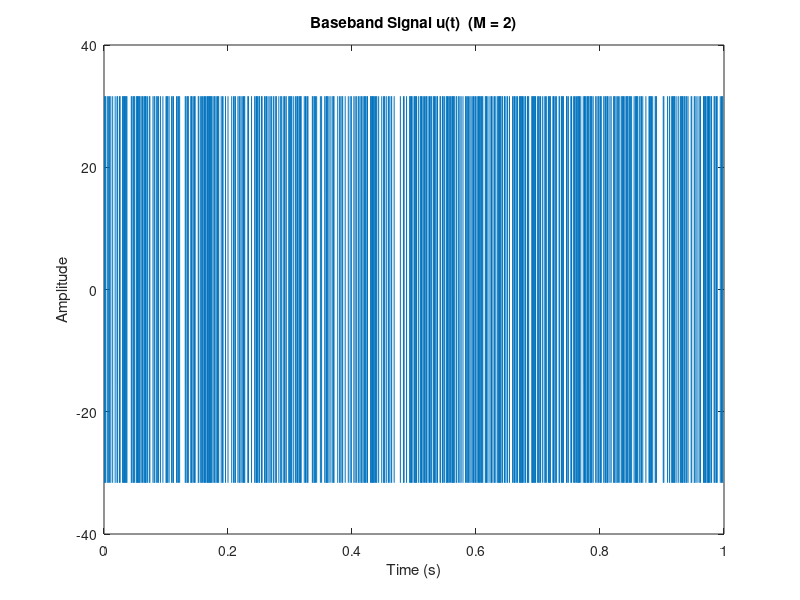
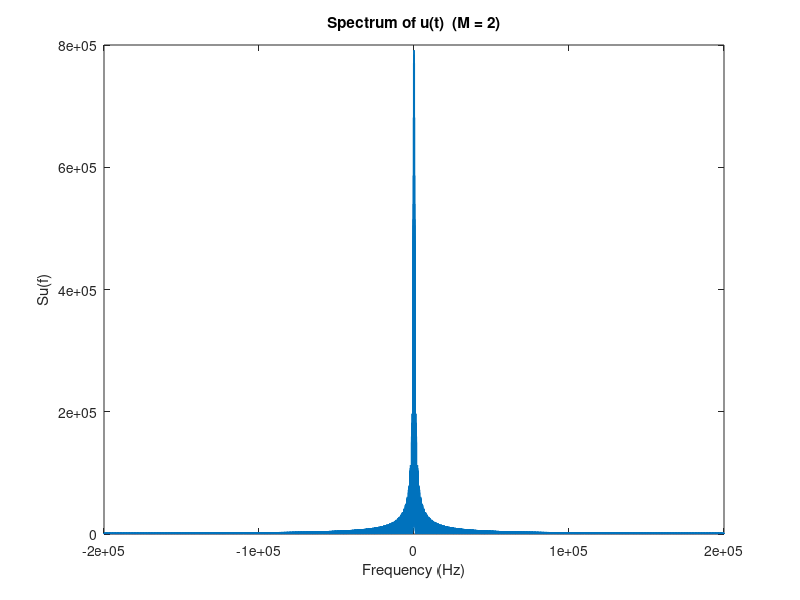
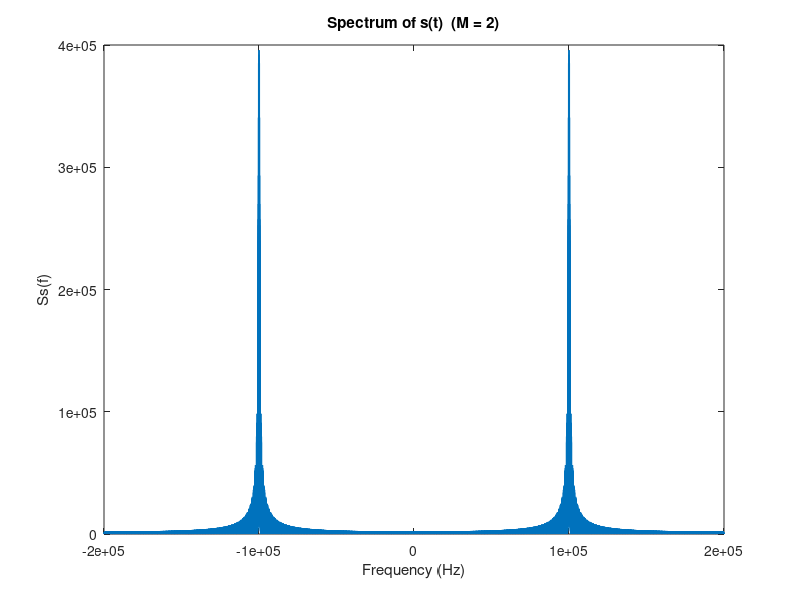
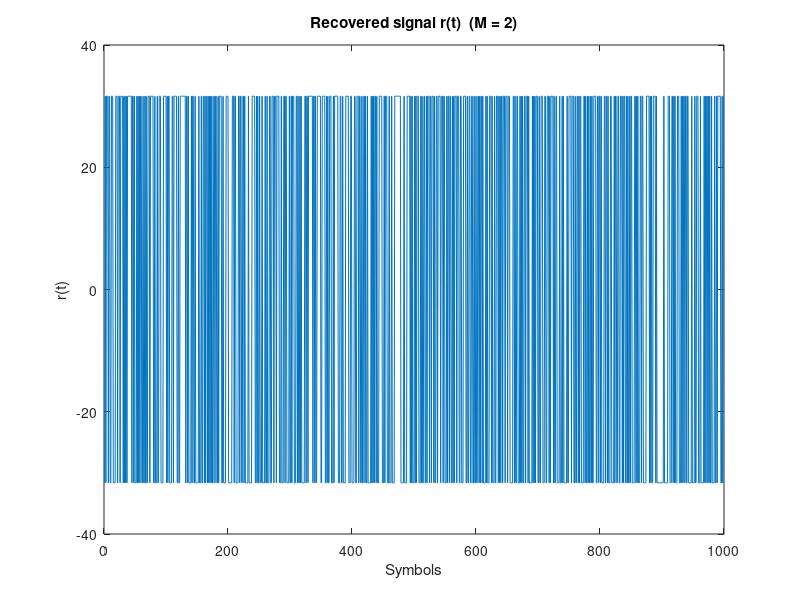

These figures' MATLAB source, in order:
% EECE4572 Communication Systems
% Tim Liming
% Homework 6

%% Variables

bit_seq = round(rand([1 1000]));    % logical bit sequence
R = 1000;           % symbol rate (symbols per second)
T = 1/R;            % pulse duration
N = 400;            % number of samples
fs = N*R;           % sampling frequency (Hz)
Ts = 1/fs;          % Sample period
fc = 100*R;         % carrier frequency
Eg = 1;             % energy
A = sqrt(Eg/T);     % amplitude
t = (0:1/fs:R*T);   % time vector

%% Binary PAM

M1 = 2;

% build d(n)
dn2 = zeros([1 numel(bit_seq)]);
for i = 1:numel(bit_seq)
    if bit_seq(i) == 1
        dn2(i) = 1;
    else
        dn2(i) = -1;
    end % if
end % for

% calculate u(t)
ut = [];            % initialize u(t)
gt = A*ones(1,N);   % create g(t)
for i = 1:numel(dn2)
    ut = cat(2,ut,dn2(i)*gt);
end % for

% plot u(t)
figure(1);
plot(t(1:end-1),ut);
title('Baseband Signal u(t)  (M = 2)');
xlabel('Time (s)');
ylabel('Amplitude');

% calculate the signal spectrum
f = fs/2*linspace(0,1,fs/2);    % create frequency vector
new_f = cat(2,-1*fliplr(f),f);  % invert and flip frequency vector and cat
U_f = fftshift(fft(ut,fs));     % U(f)

% Plot of Su(f)
figure(2);
plot(new_f,abs(U_f));
title('Spectrum of u(t)  (M = 2)');
xlabel('Frequency (Hz)');
ylabel('Su(f)');

% calculate s(t)
st = ut.*cos(2*pi*fc*t(1:end-1));

% calculate the signal spectrum
S_f = fftshift(fft(st,fs));  % S(f)

% Plot of Ss(f)
figure(3);
plot(new_f,abs(S_f));
title('Spectrum of s(t)  (M = 2)');
xlabel('Frequency (Hz)');
ylabel('Ss(f)');

% calculate r(t)
temp = (st.*cos(2*pi*fc*t(1:end-1)))*2;
rt = [];    % initialize r(t)
for i = 1:N:numel(temp)
    rt = [rt mean(temp(i:i+(N-1)))];
end % for

% plot recieved signal
figure(4);
plot(rt);
title('Recovered signal r(t)  (M = 2)');
xlabel('Symbols');
ylabel('r(t)');

% check recieved signal
figure(5);
plot(dn2,rt);
title('Recovered Symbols vs. Symbols');


%% M-PAM

M2 = 8;

% build d(n)  (using Gray mapping)
dn8 = zeros([1 round(numel(bit_seq)/3)]);
for i = 1:3:(numel(bit_seq)-1)
    if     bit_seq(i:i+2) == [0,0,0]
        dn8(ceil(i/3)) = 7;         % set to +7
    elseif bit_seq(i:i+2) == [0,0,1]
        dn8(ceil(i/3)) = 5;         % set to +5
    elseif bit_seq(i:i+2) == [0,1,1]
        dn8(ceil(i/3)) = 3;         % set to +3
    elseif bit_seq(i:i+2) == [0,1,0]
        dn8(ceil(i/3)) = 1;         % set to +1
    elseif bit_seq(i:i+2) == [1,1,0]
        dn8(ceil(i/3)) = -1;        % set to -1
    elseif bit_seq(i:i+2) == [1,1,1]
        dn8(ceil(i/3)) = -3;        % set to -3
    elseif bit_seq(i:i+2) == [1,0,1]
        dn8(ceil(i/3)) = -5;        % set to -5
    elseif bit_seq(i:i+2) == [1,0,0]
        dn8(ceil(i/3)) = -7;        % set to -7
    end % if-elseif
end % for

% calculate u(t)
ut2 = [];           % initialize u(t)
gt = A*ones(1,N);   % create g(t)
for i = 1:numel(dn8)
    ut2 = cat(2,ut2,dn8(i)*gt);
end % for

% plot u(t)
t2 = (0:333*N)*Ts;  % time vector
figure(6);
plot(t2(1:end-1),ut2);
title('Baseband Signal u(t)  (M = 8)');
xlabel('Time (s)');
ylabel('Amplitude');

% calculate the signal spectrum
NFFT = numel(t2)-1;
f = fs/2*linspace(0,1,NFFT/2);  % create frequency vector
new_f = cat(2,-1*fliplr(f),f);  % invert and flip frequency vector and cat
U_f2 = fftshift(fft(ut2,NFFT));	% U(f)

% Plot of Su(f)
figure(7);
plot(new_f,abs(U_f2));
title('Spectrum of u(t)  (M = 8)');
xlabel('Frequency (Hz)');
ylabel('Su(f)');

% calculate s(t)
st2 = ut2.*cos(2*pi*fc*t2(1:end-1));

% calculate the signal spectrum
S_f2 = fftshift(fft(st2,numel(t2)-1));  % S(f)

% Plot of Ss(f)
figure(8);
plot(new_f,abs(S_f2));
title('Spectrum of s(t)  (M = 8)');
xlabel('Frequency (Hz)');
ylabel('Ss(f)');

% calculate r(t)
temp = (st2.*cos(2*pi*fc*t2(1:end-1)))*2;
rt2 = [];    % initialize r(t)
for i = 1:N:numel(temp)
    rt2 = [rt2 mean(temp(i:i+(N-1)))];
end % for

% plot recieved signal
figure(9);
plot(rt2);
title('Recovered signal r(t)  (M = 8)');
xlabel('Symbols');
ylabel('r(t)');

% check recieved signal
figure(10);
plot(dn8,rt2);
title('Recovered Symbols vs. Symbols');
